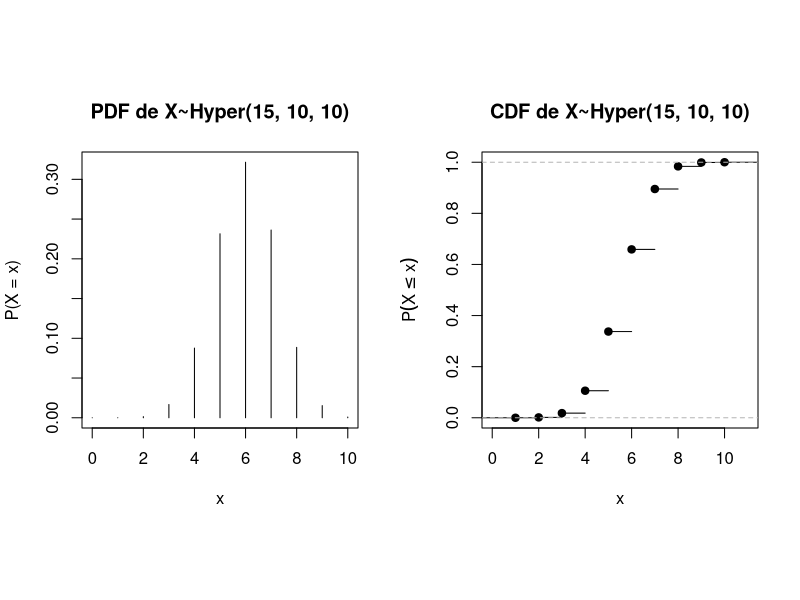
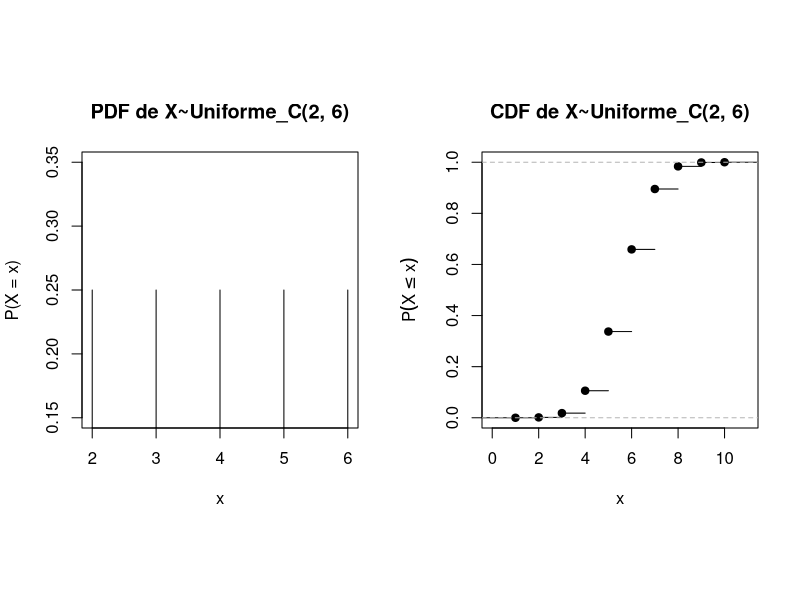
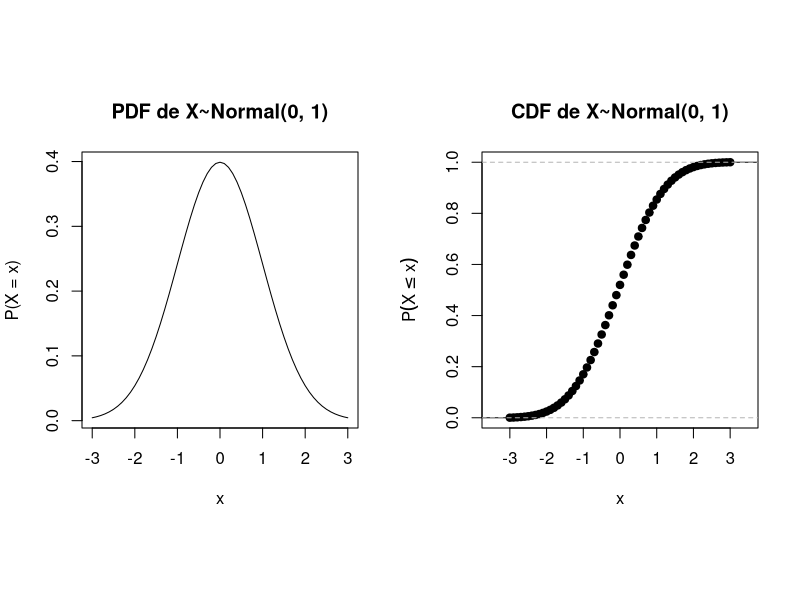

The R script that drew these images, in order:
## ---- chunk 1
opar <- par(no.readonly = TRUE)
par(mfrow = c(1, 2), pty = "s")
x <- 0:10
m <- 15
n <- 10 # N = m+n
k<- 10
px <- dhyper(x, m,n,k) # ?dhyper para mas información de esta distribución
plot(x, px, type = "h", xlab = "x", ylab = "P(X = x)",
    main = "PDF de X~Hyper(15, 10, 10)") 
xs <- rep(x, round(dhyper(x,m,n,k)*100000, 0))
plot(ecdf(xs), main = "CDF de X~Hyper(15, 10, 10)",
    ylab = expression(P(X<=x)), xlab = "x" )
par(opar)
## ---- chunk 2
opar <- par(no.readonly = TRUE)
par(mfrow = c(1, 2), pty = "s")
x <- 2:6
px <- dunif(x, min = 2, max = 6)
plot(x, px, type = "h", xlab = "x", ylab = "P(X = x)",
    main = "PDF de X~Uniforme_C(2, 6)") 
#xs <- rep(2:6, round(dunif(x, min = 2, max = 6)*100000, 0,))
plot(ecdf(xs), main = "CDF de X~Uniforme_C(2, 6)",
    ylab = expression(P(X<=x)), xlab = "x")
par(opar)
## ---- chunk 3
opar <- par(no.readonly = TRUE)
par(mfrow = c(1, 2), pty = "s")
x <- seq(-3, +3, by=.1)
px <- dnorm(x, mean = 0, sd = 1)
plot(x, px, type = "l", xlab = "x", ylab = "P(X = x)",
    main = "PDF de X~Normal(0, 1)") 
xs <- rep(x, round(dnorm(x, mean = 0, sd = 1)*100000))
plot(ecdf(xs), main = "CDF de X~Normal(0, 1)",
    ylab = expression(P(X<=x)), xlab = "x")
par(opar)
